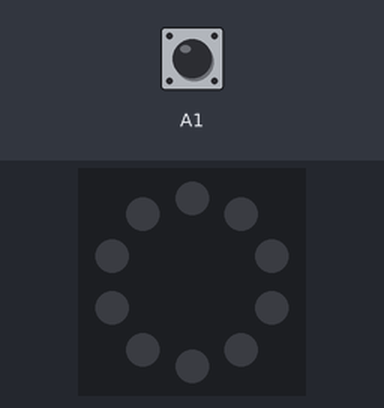
Bench run of a program on a simulated Circuit Playground running CircuitPython. On the bench: the board's ring of 10 RGB LEDs (number 0 left of the top, counting anticlockwise). The test bench sets the inputs (shaded band); at power-on: A1 LOW. Dim RGB values are drawn brighter than linear; touch pads read as touched when driven HIGH.

Above: at 1.2 s.
1.3 s: A1 pulled HIGH for 0.15 s
At 1.39 s:
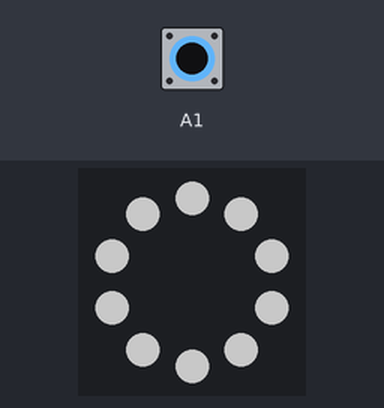
2.9 s: A1 pulled HIGH for 3.2 s
Timing chart, 0 to 5.9 s (numbered marks = the images above; inputs shaded):
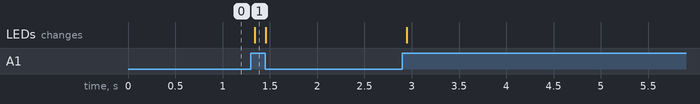

The program:

code.py
```python
from adafruit_circuitplayground import cp
import time

BLACK = (0, 0, 0)
pixel_color = (100, 100, 100)


def pixels_on():
    for i in range(0, 10):
        cp.pixels[i] = (pixel_color)

def pixels_off():
    for i in range(0, 10):
        cp.pixels[i] = (BLACK)


def main():
    if cp.touch_A1:
        pixels_on()
    else:
        pixels_off()

while True:

    main()
```

Measured:
- after the input at 1.3 s, the LEDs: change at once (image 1)
